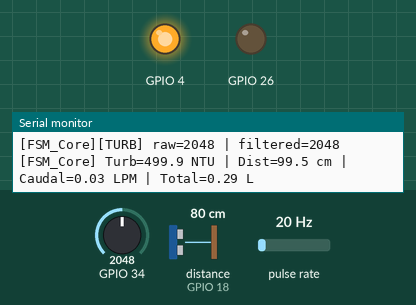
A program run on a simulated ESP32. Shown: output pins drawn as LEDs (lit = HIGH), the last lines printed to the serial monitor. Wiring (inferred from the names in the program): ultrasonic range finder: trigger GPIO 5; echo GPIO 18; pulse sensor: data GPIO 27. The inputs (shaded band) are chosen by the test bench; at power-on: distance to the obstacle (sensor on GPIO 18) 80 cm, GPIO 34 = 2048, pulse rate 20 Hz. WiFi joins after 1.5 s; servers stay silent unless stated; the local clock reads 2024-03-15 10:24:30 at power-on unless the program sets it; storage starts empty; no MQTT or app messages arrive unless stated; pins used as bus, display or sensor lines are not drawn.

Above: at 15.0 s.
15.1 s: distance to the obstacle (sensor on GPIO 18) set to 65 cm
20.2 s: distance to the obstacle (sensor on GPIO 18) set to 59 cm
At 22.5 s:
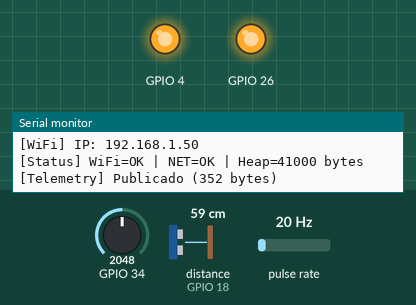
25.3 s: distance to the obstacle (sensor on GPIO 18) set to 66 cm
30.4 s: distance to the obstacle (sensor on GPIO 18) set to 74 cm
At 34.9 s:
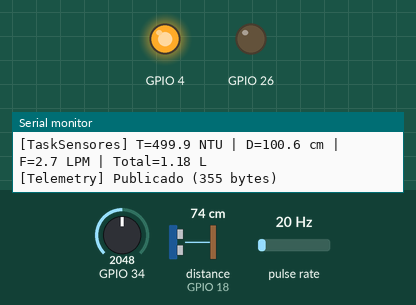
Timing chart, 0 to 36.0 s (numbered marks = the images above; inputs shaded):
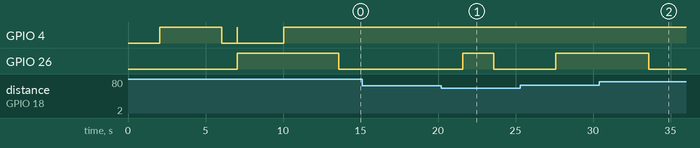

The program:

main.cpp
```cpp
#include <Arduino.h>
#include <WiFi.h>
#include <LittleFS.h>
#include <freertos/FreeRTOS.h>
#include <freertos/task.h>
#include <freertos/queue.h>

#include "config.h"
#include "hal_sensors.h"
#include "dsp_filters.h"
#include "hal_actuators.h"
#include "fsm_logic.h"
#include "fsm_core.h"
#include "net_mqtt.h"
#include "telemetry.h"
#include "storage_fs.h"

// ============================================================================
// DEFINICIONES GLOBALES
// ============================================================================
static QueueHandle_t sensorDataQueue = nullptr;

// ============================================================================
// TAREAS FREERTOS
// ============================================================================

/**
 * @brief Tarea de lectura de sensores (2 segundos)
 * Lee los sensores y alimenta la máquina de estados con los datos frescos
 */
void taskSensores(void* pvParameters) {
  TickType_t xLastWakeTime = xTaskGetTickCount();
  const TickType_t xFrequency = pdMS_TO_TICKS(2000); // 2 segundos

  Serial.println("[TaskSensores] Iniciada");

  while (1) {
    // ===== LECTURA DE SENSORES =====
    SensorData_t sensorData;

    // Leer turbidez (ADC), filtrar y convertir a NTU
    uint16_t turbidityRaw = readTurbidityRaw();
    uint16_t turbidityFiltered = getFilteredTurbidity(turbidityRaw);
    Serial.printf("[TaskSensores][TURB] raw=%u | filtered=%u\n", turbidityRaw, turbidityFiltered);
    // Conversión invertida: 4095 -> 0 NTU y 0 -> 1000 NTU
    sensorData.turbidity_ntu = (4095.0f - (float)turbidityFiltered) * (1000.0f / TURBIDITY_ADC_MAX);

    // Leer distancia del ultrasónico y filtrar ruido
    float distanceRaw = readUltrasonicDistance();
    sensorData.distance_cm = getFilteredDistance(distanceRaw);

    // Leer caudal (flujo LPM en 2 segundos)
    sensorData.flow_lpm = readFlowRate(2000);

    // Leer acumulado total de flujo
    sensorData.flow_total = getFlowTotalLiters();

    sensorData.timestamp = millis();

    // Log de lecturas
    Serial.printf("[TaskSensores] T=%.1f NTU | D=%.1f cm | F=%.1f LPM | Total=%.2f L\n",
                  sensorData.turbidity_ntu, sensorData.distance_cm,
                  sensorData.flow_lpm, sensorData.flow_total);

    // ===== ALIMENTAR COLA DE DATOS =====
    if (sensorDataQueue != nullptr) {
      if (xQueueSend(sensorDataQueue, &sensorData, pdMS_TO_TICKS(100)) != pdPASS) {
        Serial.println("[TaskSensores] Error: Cola llena, datos descartados");
      }
    }

    // ===== ACTUALIZAR MÁQUINA DE ESTADOS (PUNTO CRÍTICO) =====
    // La FSM evalúa turbidez y distancia en TIEMPO REAL
    // y ejecuta acciones sobre las válvulas inmediatamente
    updateSystemState(sensorData.turbidity_ntu, sensorData.distance_cm);

    // Esperar hasta el siguiente ciclo (2 segundos)
    vTaskDelayUntil(&xLastWakeTime, xFrequency);
  }
}

/**
 * @brief Tarea de publicación MQTT (5 segundos)
 * Empaqueta los datos en JSON y los publica en HiveMQ
 */
void taskMQTT(void* pvParameters) {
  TickType_t xLastWakeTime = xTaskGetTickCount();
  const TickType_t xFrequency = pdMS_TO_TICKS(2000); // 2 segundos

  SensorData_t sensorData;

  Serial.println("[TaskMQTT] Iniciada");

  if (!isTimeSynced()) {
    Serial.println("[TaskMQTT] Esperando NTP antes del primer MQTT...");
    waitForValidTime(20000);
  }

  while (1) {
    // Mantener conexion WiFi/MQTT activa y reconectar si se cae
    maintainNetwork();

    // Intentar recibir datos de la cola de sensores
    if (sensorDataQueue != nullptr) {
      if (xQueueReceive(sensorDataQueue, &sensorData, pdMS_TO_TICKS(100)) == pdPASS) {
        publishTelemetryData(sensorData);
      }
    }

    // Esperar hasta el siguiente ciclo (5 segundos)
    vTaskDelayUntil(&xLastWakeTime, xFrequency);
  }
}

/**
 * @brief Tarea de monitoreo WiFi/MQTT (10 segundos)
 */
void taskWiFiMonitor(void* pvParameters) {
  TickType_t xLastWakeTime = xTaskGetTickCount();
  const TickType_t xFrequency = pdMS_TO_TICKS(10000); // 10 segundos

  Serial.println("[TaskWiFiMonitor] Iniciada");

  while (1) {
    maintainNetwork();

    // Verificar estado WiFi
    bool currentWiFi = (WiFi.status() == WL_CONNECTED);
    if (currentWiFi) {
      Serial.print("[WiFi] IP: ");
      Serial.println(WiFi.localIP());
    }

    // Log de estado general
    Serial.printf("[Status] WiFi=%s | NET=%s | Heap=%u bytes\n",
                  currentWiFi ? "OK" : "FAIL",
                  isNetworkConnected() ? "OK" : "FAIL",
                  ESP.getFreeHeap());

    vTaskDelayUntil(&xLastWakeTime, xFrequency);
  }
}

// ============================================================================
// SETUP
// ============================================================================
void setup() {
  Serial.begin(115200);
  if (!LittleFS.begin(true)) {
    Serial.println("[FS][WARN] LittleFS.begin(true) fallo, intentando format()...");
    if (!LittleFS.format() || !LittleFS.begin()) {
      Serial.println("[FS][ERROR] LittleFS no pudo inicializarse tras format()");
    }
  }

  if (!LittleFS.exists("/offline_data.txt")) {
    File offlineFile = LittleFS.open("/offline_data.txt", FILE_WRITE);
    if (offlineFile) {
      offlineFile.close();
      Serial.println("[FS] Archivo /offline_data.txt creado");
    } else {
      Serial.println("[FS][ERROR] No se pudo crear /offline_data.txt");
    }
  }
  delay(2000);

  // --- PRUEBA VALVULA ---
  Serial.println("[SISTEMA] CERRANDO VÁLVULA");
  pinMode(4, OUTPUT_OPEN_DRAIN);
  digitalWrite(4, HIGH);
  delay(4000);
  Serial.println("[SISTEMA] INTENTANDO ABRIR VÁLVULA");
  digitalWrite(4, LOW);
  delay(1000);
  Serial.println("[SISTEMA] CERRANDO VÁLVULA");
  digitalWrite(4, HIGH);
  // --- PRUEBA VALVULA ---

  Serial.println("\n");
  Serial.println("================================");
  Serial.println("   HYDRO-V Sistema Principal");
  Serial.println("================================\n");

  // Inicializar sensores
  Serial.println("[Setup] Inicializando sensores...");
  initSensors();
  initFilters();

  // Inicializar actuadores (NUEVO)
  Serial.println("[Setup] Inicializando actuadores (válvulas)...");
  initActuators();

  // Inicializar máquina de estados (NUEVO)
  Serial.println("[Setup] Inicializando FSM...");
  initFSM();

  // Prueba rápida de válvula antes de red/MQTT
  openValveIntake();
  delay(3000);
  closeValveIntake();
  Serial.println("[PRUEBA] Válvula probada con éxito.");

  // Configurar red WiFi + MQTT
  Serial.println("[Setup] Configurando red (WiFi/MQTT)...");
  initNetwork();

  // Crear cola FreeRTOS
  sensorDataQueue = xQueueCreate(10, sizeof(SensorData_t));
  if (sensorDataQueue == nullptr) {
    Serial.println("[ERROR] Fallo al crear cola de sensores");
    while (1) { vTaskDelay(pdMS_TO_TICKS(1000)); }
  }

  Serial.println("[Setup] Creando tareas FreeRTOS...");

  // Crear tarea de lectura de sensores (Core 1, Prioridad 2)
  xTaskCreatePinnedToCore(
    taskSensores,
    "TaskSensores",
    3072,
    nullptr,
    2,
    nullptr,
    1
  );

  // Crear tarea MQTT (Core 1, Prioridad 2)
  xTaskCreatePinnedToCore(
    taskMQTT,

    "TaskMQTT",
    5120,
    nullptr,
    2,
    nullptr,
    1
  );

  // Crear tarea de monitoreo (Core 0, Prioridad 1)
  xTaskCreatePinnedToCore(
    taskWiFiMonitor,
    "TaskWiFiMonitor",
    3072,
    nullptr,
    1,
    nullptr,
    0
  );

  Serial.println("[Setup] Sistema listo!\n");
}

// ============================================================================
// LOOP
// ============================================================================
void loop() {
  static uint32_t iterationCount = 0;

  // Ciclo principal de la máquina de estados
  runCoreFSMCycle();

  // Auditoría visual (Heartbeat FSM) cada 5 iteraciones
  iterationCount++;
  if (iterationCount % 5 == 0) {
    Serial.println("[FSM] Ciclo core ejecutado");
  }

  // Safety: delay no bloqueante para ceder CPU al WDT y FreeRTOS scheduler
  vTaskDelay(pdMS_TO_TICKS(2000));
}
```

dsp_filters.h
```cpp
#ifndef DSP_FILTERS_H
#define DSP_FILTERS_H

#include <Arduino.h>

void initFilters();
uint16_t getFilteredTurbidity(uint16_t rawValue);
float getFilteredDistance(float rawValue);

#endif // DSP_FILTERS_H
```

fsm_core.h
```cpp
#ifndef FSM_CORE_H
#define FSM_CORE_H

/**
 * @file  fsm_core.h
 * @brief Interfaz pública del módulo FSM Core (ciclo de vida del nodo).
 *
 * Expone las dos funciones que deben llamarse desde main.cpp o desde
 * una tarea FreeRTOS dedicada al ciclo principal del sistema.
 */

/**
 * @brief Ejecuta una iteración del ciclo de vida completo:
 *        WAKE_UP → SENSE_WATER → BUILD_REPORT → SLEEP → (repite)
 *
 * Llamar en un loop() o dentro de una tarea FreeRTOS con delay propio.
 */
void runCoreFSMCycle();

/**
 * @brief Devuelve el nombre del estado actual del Core FSM como string.
 *
 * Útil para telemetría de diagnóstico y logs en Serial Monitor.
 *
 * @return "WAKE_UP" | "SENSE_WATER" | "BUILD_REPORT" | "SLEEP" | "UNKNOWN"
 */
const char* getCoreStateName();

#endif // FSM_CORE_H
```

fsm_logic.h
```cpp
#ifndef FSM_LOGIC_H
#define FSM_LOGIC_H

#include <Arduino.h>

// Los estados posibles de nuestra planta de agua
enum SystemState {
    SYSTEM_IDLE,
    WATER_INTAKE,
    WATER_REJECT,
    SYSTEM_ERROR
};

// ¡La estructura versión NASA! Con telemetría para Grafana
struct FSMContext_t {
    SystemState currentState;
    uint32_t state_duration; // Milisegundos que lleva en el estado actual
    uint32_t intake_cycles;  // Contador de veces que ha entrado agua
    uint32_t reject_cycles;  // Contador de veces que ha rechazado agua
    uint32_t error_count;    // Contador de errores
};

void initFSM();
void updateSystemState(float turbidity, float distanceCm);
FSMContext_t getFSMContext();
void resetFsmErrors();

extern bool forceHarvestMode;
extern bool forceIdleMode;

// Dos versiones para evitar que el main se confunda
const char* getStateNameString(SystemState state);
const char* getStateNameString(); // Devuelve el estado actual automáticamente

#endif // FSM_LOGIC_H
```

net_mqtt.h
```cpp
#ifndef NET_MQTT_H
#define NET_MQTT_H

#include <PubSubClient.h>

extern PubSubClient mqttClient;

bool waitForValidTime(uint32_t timeoutMs = 20000);
bool isTimeSynced();
void initNetwork();
void maintainNetwork();
bool isNetworkConnected();

#endif // NET_MQTT_H
```

storage_fs.h
```cpp
#ifndef STORAGE_FS_H
#define STORAGE_FS_H

#include <Arduino.h>

bool initFS();
bool saveTelemetryOffline(String jsonData);
String getOfflineTelemetry();
bool clearOfflineTelemetry();
void syncOfflineBuffer();

#endif // STORAGE_FS_H
```

telemetry.h
```cpp
#ifndef TELEMETRY_H
#define TELEMETRY_H

#include <Arduino.h>

typedef struct {
	float turbidity_ntu;
	float distance_cm;
	float flow_lpm;
	float flow_total;
	uint32_t timestamp;
} SensorData_t;

void publishTelemetryData(SensorData_t currentSensors);

#endif // TELEMETRY_H
```

dsp_filters.cpp
```cpp
#include "dsp_filters.h"
#include <movingAvg.h>

namespace {
	// Ventanas de filtrado definidas por arquitectura: turbidez=10, ultrasonico=5.
	movingAvg turbidityFilter(10);
	movingAvg ultrasonicFilter(5);
}

void initFilters() {
	turbidityFilter.begin();
	ultrasonicFilter.begin();
}

uint16_t getFilteredTurbidity(uint16_t rawValue) {
	return static_cast<uint16_t>(turbidityFilter.reading(static_cast<int>(rawValue)));
}

float getFilteredDistance(float rawValue) {
	if (rawValue < 0.0f) {
		return rawValue;
	}

	const int scaledRaw = static_cast<int>(rawValue * 100.0f);
	const int scaledFiltered = ultrasonicFilter.reading(scaledRaw);
	return static_cast<float>(scaledFiltered) / 100.0f;
}
```

fsm_logic.cpp
```cpp
#include "fsm_logic.h"
#include "hal_actuators.h"
#include "config.h"

// AQUÍ ESTÁ LA VARIABLE QUE FALTABA (La memoria de nuestro FSM)
static FSMContext_t fsm;
static uint32_t stateStartTime = 0; // Para calcular la duración

bool forceHarvestMode = false;
bool forceIdleMode = false;

// Variables y lógica para cálculo de derivada (dT/dt)
float current_dtdt = 0.0f;
static float turbidityHistory[DTDT_WINDOW_SIZE];
static uint32_t timeHistory[DTDT_WINDOW_SIZE];
static int historyIndex = 0;
static bool historyFull = false;

float computeDtDt(float newReading) {
    uint32_t now = millis();

    turbidityHistory[historyIndex] = newReading;
    timeHistory[historyIndex] = now;

    historyIndex++;
    if (historyIndex >= DTDT_WINDOW_SIZE) {
        historyIndex = 0;
        historyFull = true;
    }

    if (!historyFull) {
        return 0.0f;
    }

    int oldestIndex = historyIndex;
    float oldestTurbidity = turbidityHistory[oldestIndex];
    uint32_t oldestTime = timeHistory[oldestIndex];

    float deltaT = newReading - oldestTurbidity;
    float deltaSeconds = (now - oldestTime) / 1000.0f;

    if (deltaSeconds <= 0.0f) {
        return 0.0f;
    }

    return deltaT / deltaSeconds;
}

void initFSM() {
    fsm.currentState = SYSTEM_IDLE;
    fsm.state_duration = 0;
    fsm.intake_cycles = 0;
    fsm.reject_cycles = 0;
    fsm.error_count = 0;
    stateStartTime = millis();
    stopAllValves();
}

void updateSystemState(float turbidity, float distanceCm) {
    SystemState nextState = fsm.currentState;

    // 0. Calcular derivada
    current_dtdt = computeDtDt(turbidity);

    // 1. Evaluar sensores para decidir el siguiente paso
    if (distanceCm <= 100.0) {
        // Caso 4: Cisterna Llena (siempre prioritario de hardware)
        nextState = SYSTEM_IDLE;
    }
    else if (forceIdleMode) {
        // Control Manual Remoto
        nextState = SYSTEM_IDLE;
    }
    else if (forceHarvestMode) {
        // Control Manual Remoto
        nextState = WATER_INTAKE;
    }
    else if (turbidity < TURBIDITY_ACCEPT_HARD) {
        // Caso 1: Agua cristalina
        nextState = WATER_INTAKE;
    }
    else if (turbidity < TURBIDITY_INITIAL_FLOOR && current_dtdt < DTDT_REJECT_THRESHOLD) {
        // Caso 2: Agua aclarándose rápido
        nextState = WATER_INTAKE;
    }
    else {
        // Caso 3 y fallback: Turbidez alta o no aclarándose rápido
        nextState = WATER_REJECT;
    }

    // 2. Si hay un CAMBIO de estado, hacemos la transición
    if (nextState != fsm.currentState) {
        // Aumentar contadores de telemetría para Grafana
        if (nextState == WATER_INTAKE) fsm.intake_cycles++;
        if (nextState == WATER_REJECT) fsm.reject_cycles++;
        if (nextState == SYSTEM_ERROR) fsm.error_count++;

        fsm.currentState = nextState;
        stateStartTime = millis(); // Reiniciar el cronómetro del estado

        // Mover los relés de las válvulas físicamente
        if (nextState == WATER_REJECT) {
            closeValveIntake();
            openValveReject();
        }
        else if (nextState == WATER_INTAKE) {
            openValveIntake();
            closeValveReject();
        }
        else {
            stopAllValves();
        }
    }

    // 3. Actualizar la duración en tiempo real
    fsm.state_duration = millis() - stateStartTime;
}

FSMContext_t getFSMContext() {
    return fsm;
}

const char* getStateNameString(SystemState state) {
    switch(state) {
        case SYSTEM_IDLE: return "IDLE";
        case WATER_INTAKE: return "INTAKE";
        case WATER_REJECT: return "REJECT";
        case SYSTEM_ERROR: return "ERROR";
        default: return "UNKNOWN";
    }
}

// Solución al error de "too few arguments"
const char* getStateNameString() {
    return getStateNameString(fsm.currentState);
}

void resetFsmErrors() {
    fsm.error_count = 0;
}
```

storage_fs.cpp
```cpp
#include "storage_fs.h"

#include <LittleFS.h>
#include "net_mqtt.h"
#include "config.h"

namespace {
const char* kOfflineFilePath = "/offline_data.txt";
}

bool initFS() {
	return LittleFS.begin(true);
}

bool saveTelemetryOffline(String jsonData) {
	File file = LittleFS.open(kOfflineFilePath, FILE_APPEND);
	if (!file) {
		return false;
	}

	const bool writeOk = file.println(jsonData) > 0;
	file.close();
	return writeOk;
}

String getOfflineTelemetry() {
	File file = LittleFS.open(kOfflineFilePath, FILE_READ);
	if (!file) {
		return String("");
	}

	String data = file.readString();
	file.close();
	return data;
}

bool clearOfflineTelemetry() {
	return LittleFS.remove(kOfflineFilePath);
}

void syncOfflineBuffer() {
	if (!LittleFS.exists(kOfflineFilePath)) {
		return;
	}

	File file = LittleFS.open(kOfflineFilePath, FILE_READ);
	if (!file) {
		return;
	}
	if (file.size() == 0) {
		file.close();
		clearOfflineTelemetry();
		return;
	}

	int linesSent = 0;
	int linesSkipped = 0;
	const int maxBatchLines = 20;
	String offlineTopic = String(MQTT_TOPIC_TELEMETRY) + "/offline";

	File tempFile = LittleFS.open("/temp_offline.txt", FILE_WRITE);
	if (!tempFile) {
		file.close();
		return;
	}

	while (file.available()) {
		String line = file.readStringUntil('\n');
		line.trim();
		if (line.length() == 0) continue;

		if (linesSent < maxBatchLines && linesSkipped == 0) {
			bool published = mqttClient.publish(offlineTopic.c_str(), line.c_str());
			if (published) {
				linesSent++;
			} else {
				linesSkipped++;
				tempFile.println(line);
			}
		} else {
			tempFile.println(line); // Líneas restantes o después del fallo
		}
		yield(); // Prevent WDT crash for large files
	}

	file.close();
	tempFile.close();

	// Rotar archivo
	LittleFS.remove(kOfflineFilePath);
	LittleFS.rename("/temp_offline.txt", kOfflineFilePath);

	if (linesSent > 0 && linesSkipped == 0) {
		Serial.printf("[SYNC] Reenviados %d registros offline\n", linesSent);

		// Verificar si quedó vacío para llamar su función estricta
		File finalCheck = LittleFS.open(kOfflineFilePath, FILE_READ);
		if (finalCheck) {
			if (finalCheck.size() == 0) {
				finalCheck.close();
				clearOfflineTelemetry();
			} else {
				finalCheck.close();
			}
		}
	} else if (linesSent > 0) {
		Serial.printf("[SYNC] Lote parcial: Reenviados %d registros offline\n", linesSent);
	}
}
```

hal_actuators.h
```cpp
#pragma once

#ifndef HYDROV_HAL_ACTUATORS_H_INCLUDED
#define HYDROV_HAL_ACTUATORS_H_INCLUDED

#include <Arduino.h>
#include "config.h"

struct ActuatorState_t {
    bool valve_reject_open;
    bool valve_intake_open;
    uint32_t last_state_change;
};

void initActuators();
void openValveReject();
void closeValveReject();
bool isValveRejectOpen();
void openValveIntake();
void closeValveIntake();
bool isValveIntakeOpen();
void stopAllValves();
ActuatorState_t getActuatorState();

#endif // HYDROV_HAL_ACTUATORS_H_INCLUDED
```

Source omitted: fsm_core.cpp (13361 bytes), net_mqtt.cpp (8278 bytes), telemetry.cpp (1996 bytes), config.h (2599 bytes), hal_sensors.h (2111 bytes), hal_actuators.cpp (1531 bytes), hal_sensors.cpp (7881 bytes)

Measured:
- the behaviour switches between 60 and 59 cm on distance to the obstacle (sensor on GPIO 18) (found by bisection; images 0 and 1)
- the behaviour switches between 71 and 72 cm on distance to the obstacle (sensor on GPIO 18) (found by bisection; images 1 and 2)
- after the input at 30.4 s, GPIO 26: HIGH → LOW after 3.2 s instead of 5.2 s
